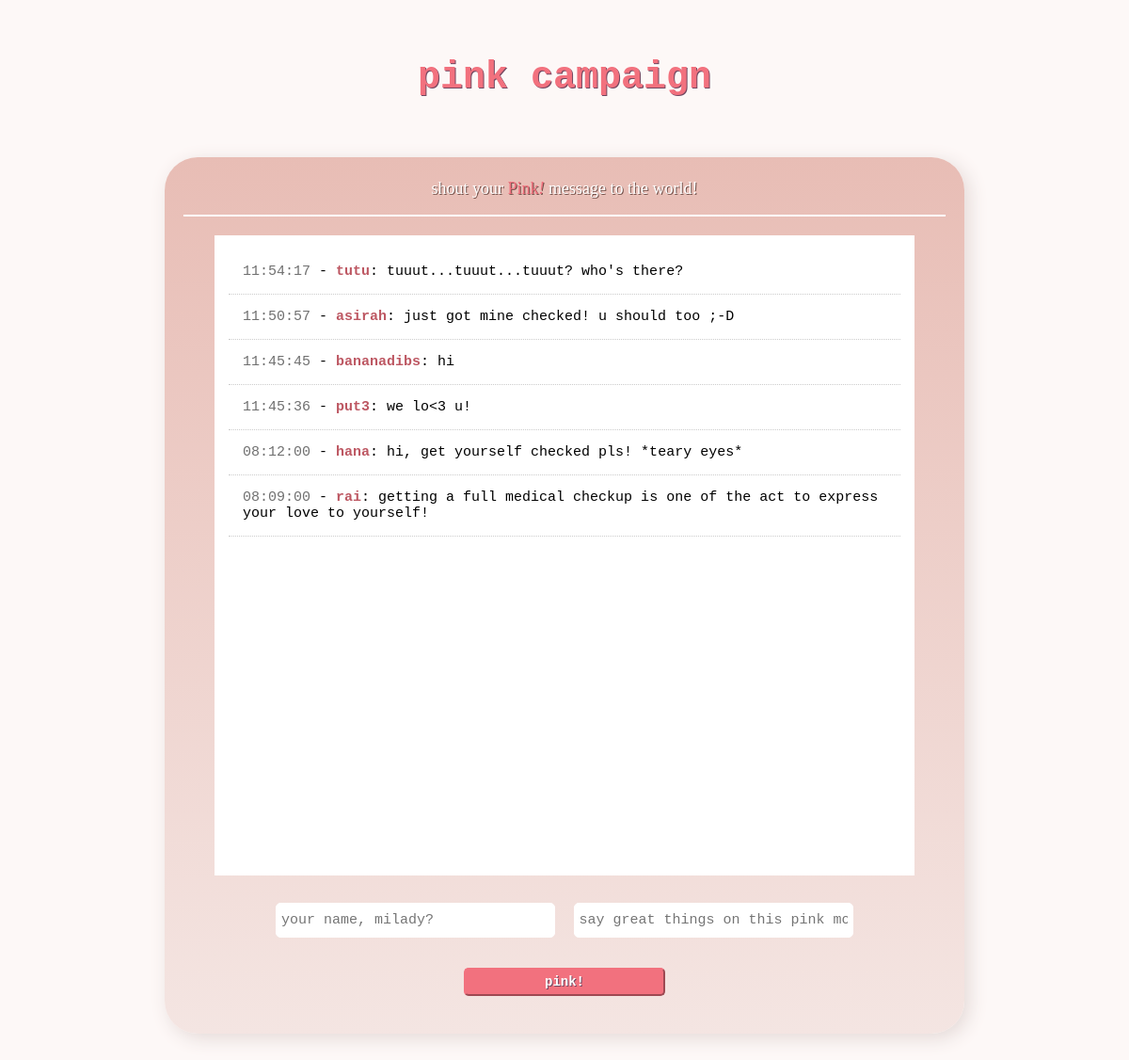
The page / on the database its author committed.
### tables this page shows
CREATE TABLE `shouts` (
  `id` int(11) NOT NULL,
  `name` varchar(50) NOT NULL,
  `message` text NOT NULL,
  `time` time NOT NULL
);

### index.php (the view, shortened to what this page needs)
<?php
include 'database.php';
?>
<?php
$query = "SELECT * FROM shouts ORDER BY id DESC";
$shouts = mysqli_query($con, $query);
?>
<!DOCTYPE html>
<html>
    <head>
        <link rel="stylesheet" href="css/style.css" type="text/css" />
    </head>
    <body>
        <header><h1>pink campaign</h1></header>
        <div id="container">
            <header>
                <div id="border-bottom-short">
                <h2>shout your <b>Pink<i>!</i></b> message to the world!</h2>
                </div>
            </header>
            <div id="shout">
                <ul>
                    <?php while($row = mysqli_fetch_assoc($shouts)): ?>
                        <li class="shout"><span><?php echo $row['time']?></span> - <pink><?php echo $row['name']?></pink>: <?php echo $row['message']?></li>
                    <?php endwhile; ?>
            </div>
            <div id="input">
            <form method="post" action="process.php">
                <input type="text" name="name" placeholder="your name, milady?" />
                <input type="text" name="message" placeholder="say great things on this pink month!" />
                <br />
                <input class="shout-btn" type="submit" name="submit" value="pink!" />
            </form>
        </div>
        </div>
    </body>
</html>

### css/style.css (style rules this page uses)
* { margin: 0; padding: 0; }
body { font-family: Andale Mono, monospace; font-size: 15px; line-height: 1.5cm; background: #FDF8F7; }
#container { background: linear-gradient(#E8BDB5, #F4E5E2); margin: 50px auto; padding: 5px; overflow: auto; width: 70%; min-height: 650px; border-radius: 35px; box-shadow: 5px 5px 20px #e4d9d7; }
header h1 { color: #F2717E; font-family: Georgia, monospace, serif; font-size: 40px; text-align: center; text-shadow: 1px 1px #714861; margin: 50px auto; padding: 5px; }
header h2 { color: #FFFFFF; font-family: Georgia, serif; font-size: 18px; font-weight: 300; text-align: center; text-shadow: 1px 1px #714F48; padding: 15px auto; }
b { font-weight: 300; color: #F2717E; }
#border-bottom-short { border-bottom: 2px solid #FFFFFF; position: relative; margin: 0 15px; }
#shout { width: 85%; background: #FFFFFF; height: 650px; margin: 20px auto; overflow: auto; padding: 15px; line-height: normal; }
.shout { list-style: none; padding: 15px; line-height: normal; border-bottom: 1px #CCCCCC dotted; }
.shout span { color: #707070; }
pink { color:#bd5762; font-weight: bold; }
#input { width: 85%; min-height: 80px; margin: 20px auto; padding: 0; text-align: center; }
#input input[type='text'] { font-family: Andale Mono, monospace; font-size: 15px; height: 25px; width: 40%; padding: 5px; margin-bottom: 20px; margin-inline: 5px; border: #FFFFFF solid 1px; border-radius: 5px; }
#input .shout-btn { padding: 5px; margin-bottom: 20px; width: 30%; margin: 10px auto; border-radius: 5px; background:#F2717E; border-color: #F2717E; font-family: Georgia, monospace, serif; font-size: 14px; color: #FFFFFF; font-weight: bold; text-shadow: 1px 1px #714861; }

### rows shown on the page
shouts: time "11:54:17", name "tutu", message "tuuut...tuuut...tuuut? who's there?"
shouts: time "11:50:57", name "asirah", message "just got mine checked! u should too ;-D"
shouts: time "11:45:45", name "bananadibs", message "hi"
shouts: time "11:45:36", name "put3", message "we lo<3 u!"
shouts: time "08:12:00", name "hana", message "hi, get yourself checked pls! *teary eyes*"
shouts: time "08:09:00", name "rai", message "getting a full medical checkup is one of the act to express your love to yourself!"
